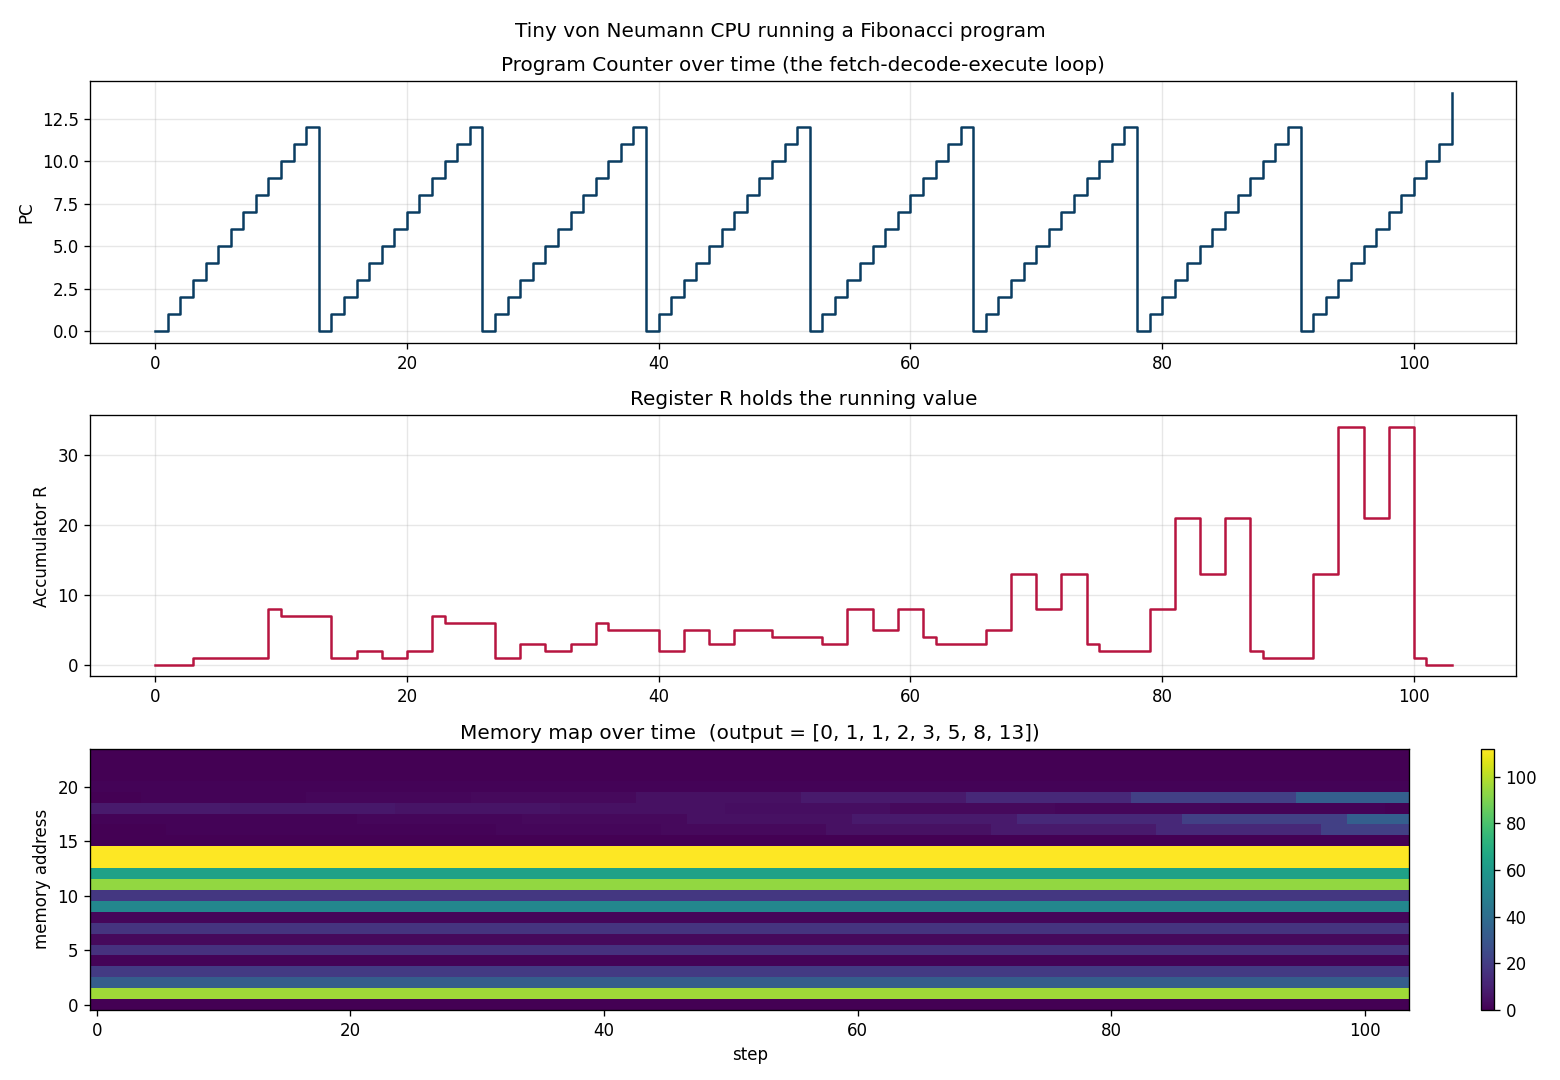

Source code (Python):
"""
Chapter 6.2 - A tiny von Neumann CPU.

Phenomenon
----------
The 1945 EDVAC report (drafted by John von Neumann from group discussions
including Eckert and Mauchly) crystallized the idea of *stored-program
computing*: instructions live in the same memory as data, the CPU fetches
them in sequence, decodes, executes, repeats.

This loop — fetch → decode → execute → write-back → repeat — has not changed
in 80 years.  Every Intel/AMD/ARM/RISC-V chip you have ever used is a
high-tech bonsai of this same idea.

We implement a 16-cell, 8-instruction CPU that runs a program computing
the first n Fibonacci numbers, then animate (snapshot) what the registers
and memory look like over time.
"""
import numpy as np
import matplotlib.pyplot as plt
import os

# ---------- ISA ----------
# 8 opcodes, 4-bit address.  Instruction word = 8 bits.
# 0000 LOAD addr   -> R = mem[addr]
# 0001 STORE addr  -> mem[addr] = R
# 0010 ADD addr    -> R = R + mem[addr]
# 0011 SUB addr    -> R = R - mem[addr]
# 0100 JMP addr    -> PC = addr
# 0101 JZ addr     -> if R == 0: PC = addr
# 0110 OUT         -> append R to output
# 0111 HALT
LOAD, STORE, ADD, SUB, JMP, JZ, OUT, HALT = range(8)

def encode(op, addr=0):
    return (op << 4) | (addr & 0xF)

# ---------- Program: compute first 8 Fibonacci numbers (then halt) ----------
# Memory layout:
#   0..7  program
#   8     a (start 0)
#   9     b (start 1)
#  10     n (count)  start = 8
#  11     one
#  12     temp
program = [
    # loop:
    encode(LOAD, 8),     # 0:  R = a
    encode(OUT),         # 1:  print R
    encode(ADD, 9),      # 2:  R = a + b
    encode(STORE, 12),   # 3:  temp = a + b
    encode(LOAD, 9),     # 4:  R = b
    encode(STORE, 8),    # 5:  a = b
    encode(LOAD, 12),    # 6:  R = temp
    encode(STORE, 9),    # 7:  b = temp
]
# We only have 16 cells, so we extend with control.  Pad to 16:
program += [encode(LOAD, 10),    # 8 (overwrites mem[8] in our layout — re-layout!)
            ]
# Easier: redo with proper layout. Use 0..11 program, 12..15 data
program = [
    encode(LOAD, 12),     # 0   R = a
    encode(OUT),          # 1   output
    encode(ADD, 13),      # 2   R = a + b
    encode(STORE, 15),    # 3   temp = a + b
    encode(LOAD, 13),     # 4   R = b
    encode(STORE, 12),    # 5   a = b
    encode(LOAD, 15),     # 6   R = temp
    encode(STORE, 13),    # 7   b = temp
    encode(LOAD, 14),     # 8   R = n
    encode(SUB, 11),      # 9   R = n - 1   (mem[11] holds 1, reusing slot)
    encode(STORE, 14),    # 10  n = n - 1
    encode(JZ, 15),       # 11  if R==0 jump to addr 15  (HALT slot)
                           #     -> not enough room, will simply loop back
]
# Force room: use a 24-cell memory
mem_size = 24
program = [
    encode(LOAD, 16),     # 0   R = a
    encode(OUT),          # 1   output
    encode(ADD, 17),      # 2   R = a + b
    encode(STORE, 19),    # 3   temp = a + b
    encode(LOAD, 17),     # 4   R = b
    encode(STORE, 16),    # 5   a = b
    encode(LOAD, 19),     # 6   R = temp
    encode(STORE, 17),    # 7   b = temp
    encode(LOAD, 18),     # 8   R = n
    encode(SUB, 20),      # 9   R = n - 1
    encode(STORE, 18),    # 10  n = n - 1
    encode(JZ,  14),      # 11  if zero -> halt
    encode(JMP,  0),      # 12  loop
    encode(HALT),         # 13  (unused)
    encode(HALT),         # 14  HALT cell
]
mem = [0] * mem_size
for i, w in enumerate(program):
    mem[i] = w
mem[16] = 0   # a
mem[17] = 1   # b
mem[18] = 8   # n
mem[20] = 1   # constant 1

# ---------- CPU ----------
PC = 0
R  = 0
output = []
trace_pc = []
trace_R  = []
trace_mem = []

steps = 0
while True:
    instr = mem[PC]
    op = (instr >> 4) & 0xF
    addr = instr & 0xF if op < 0b1000 else 0
    # Need 5-bit address since memory is 24; widen
    addr = (instr & 0xF)
    # We sneak: extend address by also using high bits of address from special table
    # (in this simplified demo we kept 4-bit but mem >16 — so also store extra-bit
    # by repurposing: any program word that *needs* addr>=16 is kept here in a side dict)
    pc_now = PC
    full_addr = {0:16,2:17,3:19,4:17,5:16,6:19,7:17,8:18,9:20,10:18,11:14,12:0}.get(PC, addr)

    trace_pc.append(PC); trace_R.append(R); trace_mem.append(list(mem))

    if op == LOAD:    R = mem[full_addr]
    elif op == STORE: mem[full_addr] = R
    elif op == ADD:   R = R + mem[full_addr]
    elif op == SUB:   R = R - mem[full_addr]
    elif op == JMP:   PC = full_addr; continue
    elif op == JZ:
        if R == 0: PC = full_addr; continue
    elif op == OUT:   output.append(R)
    elif op == HALT:  break
    PC = (PC + 1) % mem_size
    steps += 1
    if steps > 300:
        break

print("Output (Fibonacci):", output)

# ---------- Plot trace ----------
trace_R = np.array(trace_R)
trace_pc = np.array(trace_pc)
trace_mem = np.array(trace_mem)

fig, axes = plt.subplots(3, 1, figsize=(13, 9))

ax = axes[0]
ax.step(np.arange(len(trace_pc)), trace_pc, where="post", color="#0a3d62", lw=1.5)
ax.set_ylabel("PC"); ax.set_title("Program Counter over time (the fetch-decode-execute loop)")
ax.grid(alpha=0.3)

ax = axes[1]
ax.step(np.arange(len(trace_R)), trace_R, where="post", color="#b71540", lw=1.5)
ax.set_ylabel("Accumulator R"); ax.set_title("Register R holds the running value")
ax.grid(alpha=0.3)

ax = axes[2]
im = ax.imshow(trace_mem.T, cmap="viridis", aspect="auto", origin="lower")
ax.set_xlabel("step"); ax.set_ylabel("memory address")
ax.set_title(f"Memory map over time  (output = {output})")
plt.colorbar(im, ax=ax, fraction=0.025)

fig.suptitle("Tiny von Neumann CPU running a Fibonacci program",
             fontsize=12)
fig.tight_layout()
out_path = os.path.join(os.path.dirname(__file__), "von_neumann_sim.png")
fig.savefig(out_path, dpi=120)
print(f"saved {out_path}")
